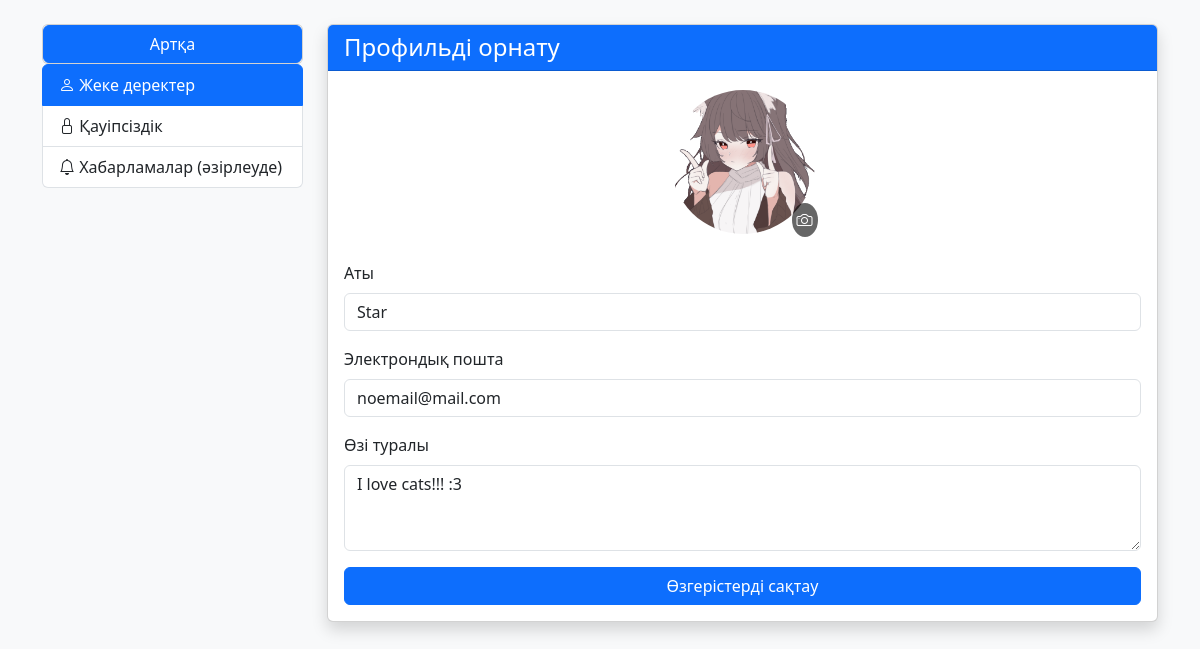
/profile (signed in), run on an earlier commit of the app's database.
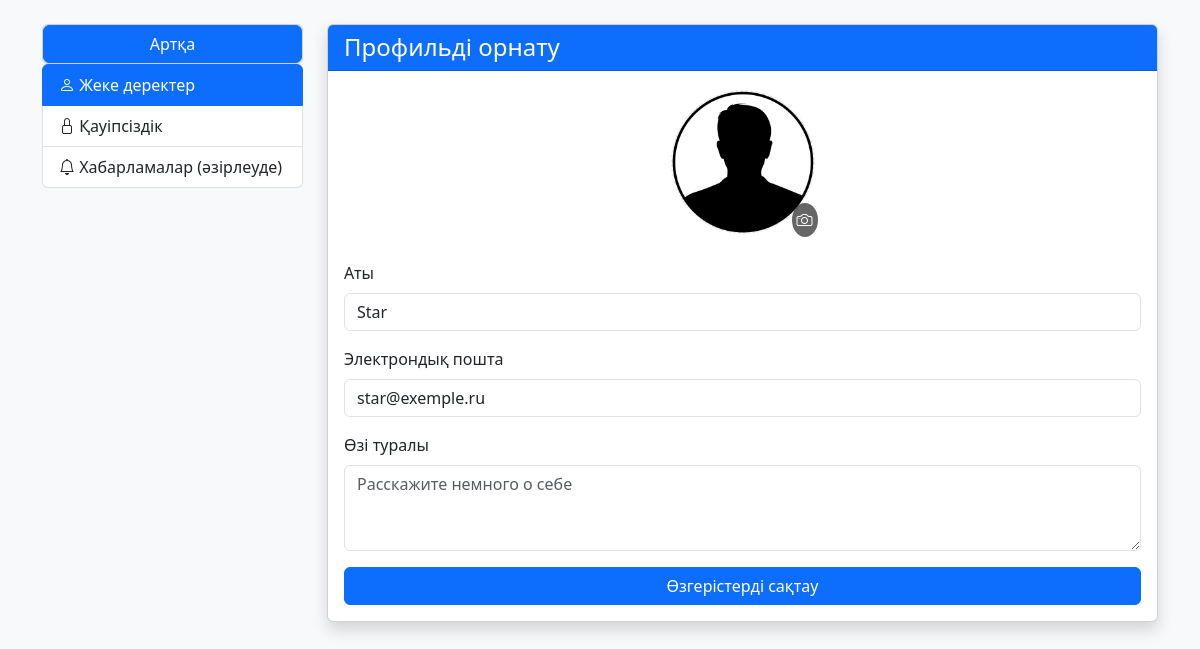
And on a later commit of the database.
### models.py (models this page shows, shortened)
class User(db.Model, UserMixin):
    id = db.Column(db.Integer, primary_key=True)
    username = db.Column(db.String(150), nullable=False, unique=True)
    password = db.Column(db.String(150), nullable=False)
    avatar_url = db.Column(db.String(150), nullable=False, default='uploads/default.png')
    email = db.Column(db.String(150), nullable=False, unique=True)
    created_at = db.Column(db.DateTime, default=datetime.utcnow)
    about = db.Column(db.String(500), nullable=True)
    email_notification = db.Column(db.Boolean, nullable=False, default=True)
    popup_notification = db.Column(db.Boolean, nullable=False, default=True)
    sms_notification = db.Column(db.Boolean, nullable=False, default=True)
    friends = db.relationship('User',
                              secondary='friendship',
                              primaryjoin=(id == Friendship.user1_id),
                              secondaryjoin=(id == Friendship.user2_id),
                              backref=db.backref('friends_of', lazy='dynamic'),
                              lazy='dynamic')

### blueprints/dashboard.py (the view)
@dashboard_bp.route('/profile')
@login_required
def profile():
    return render_template('profile.html', user=current_user)

### app.py (called while the page is built)
@login_manager.user_loader
def load_user(user_id):
    return User.query.get(int(user_id))

### templates/profile.html (shortened to what this page needs)
<!doctype html>
<html lang="ru">
  <head>
    <link href="https://cdn.jsdelivr.net/npm/bootstrap@5.3.0/dist/css/bootstrap.min.css" rel="stylesheet">
    <link rel="stylesheet" href="https://cdn.jsdelivr.net/npm/bootstrap-icons@1.10.5/font/bootstrap-icons.css">
  </head>
  <body>
    <div class="container py-4">
      <div class="row">
        <div class="col-md-3 mb-4">
        <div class="card">
            <a class="btn btn-primary" id="back-btn" href="{{ url_for('dashboard.dashboard') }}">Артқа</a>
        </div>
          <div class="list-group" id="list-tab" role="tablist">
            <a class="list-group-item list-group-item-action active" id="list-personal-list" data-bs-toggle="list" href="#list-personal" role="tab">
              <i class="bi bi-person"></i> Жеке деректер
            </a>
            <a class="list-group-item list-group-item-action" id="list-security-list" data-bs-toggle="list" href="#list-security" role="tab">
              <i class="bi bi-lock"></i> Қауіпсіздік
            </a>
            <a class="list-group-item list-group-item-action" id="list-notifications-list" data-bs-toggle="list" href="#list-notifications" role="tab">
              <i class="bi bi-bell"></i> Хабарламалар (әзірлеуде)
            </a>
          </div>
        </div>
        <div class="col-md-9">
          <div class="card shadow">
            <div class="card-header bg-primary text-white">
              <h4 class="mb-0" id="content-title">Профильді орнату</h4>
            </div>
            <div class="card-body">
              <div class="tab-content" id="nav-tabContent">
                <div class="tab-pane fade show active" id="list-personal" role="tabpanel" aria-labelledby="list-personal-list">
                  <form method="post" enctype="multipart/form-data">
                    <div class="text-center mb-4">
                      <div class="img-container">
                        <img src="{{ url_for('static', filename=(current_user.avatar_url or 'uploads/default.png')) }}"
                             alt="Profile Image" class="profile-img">
                        <label for="profileImage" class="upload-icon">
                          <i class="bi bi-camera"></i>
                        </label>
                      </div>
                    </div>
                    <div class="mb-3">
                      <label for="fullName" class="form-label">Аты</label>
                      <input type="text" class="form-control" id="fullName" placeholder="То какое имя будет отображаться в чатах"
                             value="{{ current_user.username }}">
                    </div>
                    <div class="mb-3">
                      <label for="email" class="form-label">Электрондық пошта</label>
                      <input type="email" class="form-control" id="email" placeholder="Введите email"
                             value="{{ current_user.email if current_user.email else '' }}">
                    </div>
                    <div class="mb-3">
                      <label for="about" class="form-label">Өзі туралы</label>
                      <textarea class="form-control" id="about" rows="3" placeholder="Расскажите немного о себе" maxlength="500">{{ current_user.about if current_user.about else '' }}</textarea>
                    </div>
                    <div class="d-grid">
                      <button type="submit" class="btn btn-primary">Өзгерістерді сақтау</button>
                    </div>
                  </form>
                </div>
              </div>
            </div>
          </div>
        </div>
      </div>
    </div>
  </body>
</html>

### templates/profile.html (style rules this page uses)
body { background-color: #f8f9fa; }
.profile-img { width: 150px; height: 150px; object-fit: cover; border-radius: 50%; border: 3px solid #fff; }
.img-container { position: relative; display: inline-block; }
.upload-icon { position: absolute; bottom: 0; right: 0; background: rgba(0, 0, 0, 0.6); border-radius: 50%; padding: 5px; color: #fff; }

What changed in the data, as far as the page shows it:
changed User "Star": avatar_url: picture removed, a placeholder shows; email "noemail@mail.com" → "star@exemple.ru"; about "I love cats!!! :3" → (not shown)
